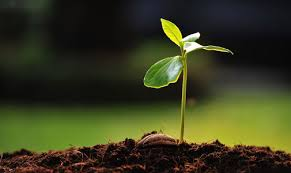
#> input picture opencv/my_image.jpeg, 291 x 173 px
$ python write_image.py
#> lines starting #> are read from the running program, lines starting #| are printed output that depends on the picture
#!/usr/bin/python3

import cv2

img = cv2.imread("my_image.jpeg", cv2.IMREAD_GRAYSCALE)
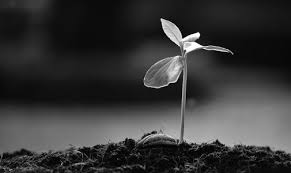
#> img: shape (173, 291); min 0, max 255, mean 55
cv2.imwrite("new_my_image.jpeg", img)

cv2.imshow("Original", img)
cv2.waitKey(0)
cv2.destroyAllWindows()

$ run again, with opencv/3_faces.png saved as opencv/my_image.jpeg
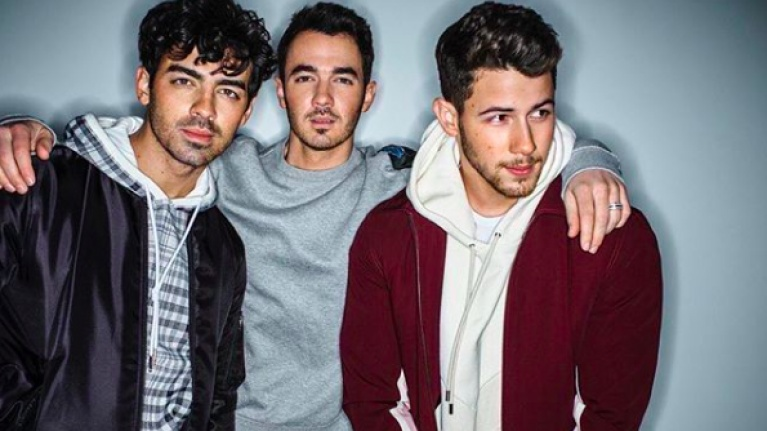
#> input picture opencv/3_faces.png, 767 x 431 px
#> `img = cv2.imread("my_image.jpeg", cv2.IMREAD_GRAYSCALE)`:
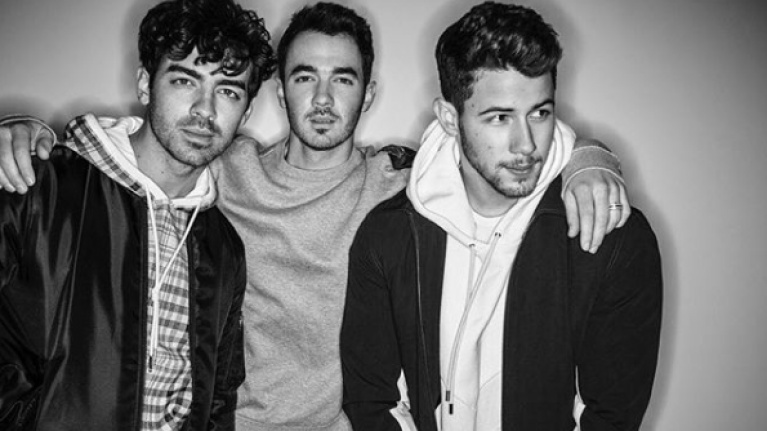
#> img: shape (431, 767); min 0, max 254, mean 112.7
